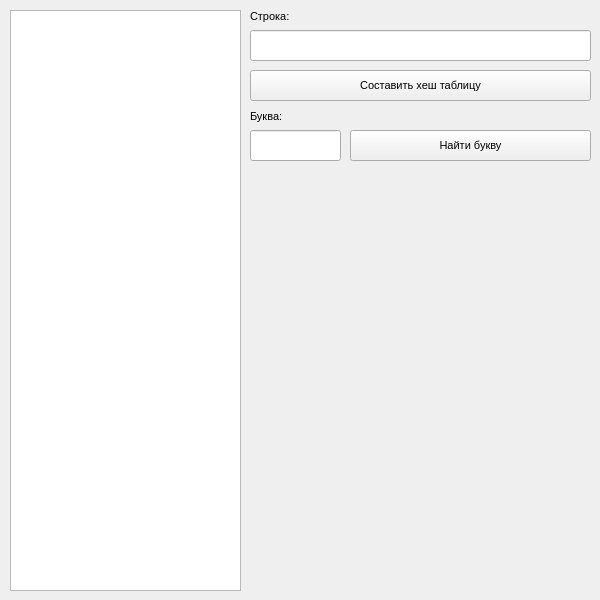
<?xml version="1.0" encoding="UTF-8"?>
<ui version="4.0">
 <class>MainWindow</class>
 <widget class="QMainWindow" name="MainWindow">
  <property name="geometry">
   <rect>
    <x>0</x>
    <y>0</y>
    <width>600</width>
    <height>600</height>
   </rect>
  </property>
  <property name="font">
   <font>
    <pointsize>8</pointsize>
   </font>
  </property>
  <property name="windowTitle">
   <string>MainWindow</string>
  </property>
  <widget class="QWidget" name="centralwidget">
   <widget class="QTableWidget" name="tableWidget">
    <property name="geometry">
     <rect>
      <x>10</x>
      <y>10</y>
      <width>231</width>
      <height>581</height>
     </rect>
    </property>
    <attribute name="verticalHeaderVisible">
     <bool>false</bool>
    </attribute>
   </widget>
   <widget class="QLineEdit" name="lineEdit">
    <property name="geometry">
     <rect>
      <x>250</x>
      <y>30</y>
      <width>341</width>
      <height>31</height>
     </rect>
    </property>
   </widget>
   <widget class="QPushButton" name="pushButton">
    <property name="geometry">
     <rect>
      <x>250</x>
      <y>70</y>
      <width>341</width>
      <height>31</height>
     </rect>
    </property>
    <property name="text">
     <string>Составить хеш таблицу</string>
    </property>
   </widget>
   <widget class="QLineEdit" name="lineEdit_2">
    <property name="geometry">
     <rect>
      <x>250</x>
      <y>130</y>
      <width>91</width>
      <height>31</height>
     </rect>
    </property>
    <property name="maxLength">
     <number>1</number>
    </property>
   </widget>
   <widget class="QPushButton" name="pushButton_2">
    <property name="geometry">
     <rect>
      <x>350</x>
      <y>130</y>
      <width>241</width>
      <height>31</height>
     </rect>
    </property>
    <property name="text">
     <string>Найти букву</string>
    </property>
   </widget>
   <widget class="QLabel" name="label">
    <property name="geometry">
     <rect>
      <x>250</x>
      <y>170</y>
      <width>341</width>
      <height>61</height>
     </rect>
    </property>
    <property name="font">
     <font>
      <pointsize>15</pointsize>
      <weight>75</weight>
      <bold>true</bold>
     </font>
    </property>
    <property name="text">
     <string/>
    </property>
   </widget>
   <widget class="QLabel" name="label_2">
    <property name="geometry">
     <rect>
      <x>250</x>
      <y>10</y>
      <width>47</width>
      <height>13</height>
     </rect>
    </property>
    <property name="text">
     <string>Строка:</string>
    </property>
   </widget>
   <widget class="QLabel" name="label_3">
    <property name="geometry">
     <rect>
      <x>250</x>
      <y>110</y>
      <width>47</width>
      <height>13</height>
     </rect>
    </property>
    <property name="text">
     <string>Буква:</string>
    </property>
   </widget>
  </widget>
 </widget>
 <resources/>
 <connections/>
</ui>
